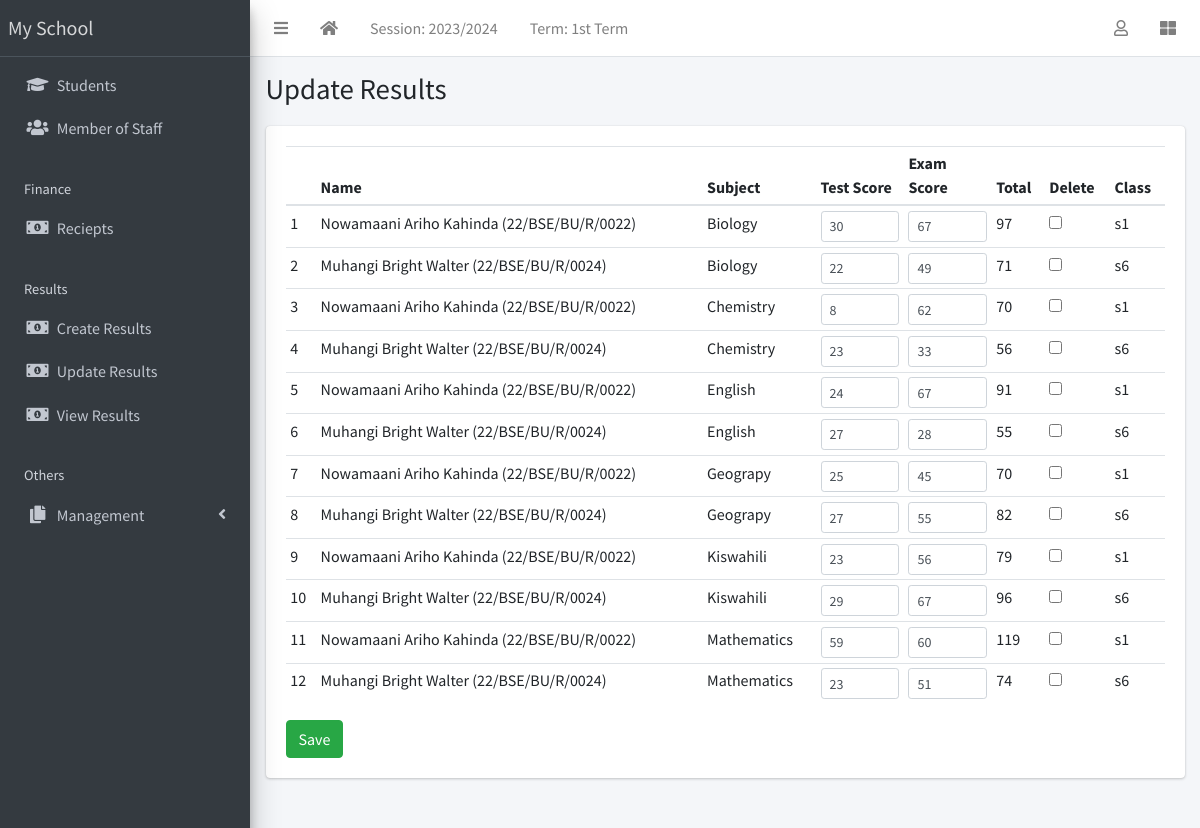
Screenshot of /result/edit-results/ (signed in) with the database file from the repository.
### apps/corecode/models.py (models this page shows, shortened)
class AcademicSession(models.Model):
    name = models.CharField(max_length=200, unique=True)
    current = models.BooleanField(default=True)
    class Meta:
        ordering = ["-name"]

class AcademicTerm(models.Model):
    name = models.CharField(max_length=20, unique=True)
    current = models.BooleanField(default=True)
    class Meta:
        ordering = ["name"]

class SiteConfig(models.Model):
    key = models.SlugField()
    value = models.CharField(max_length=200)

class Subject(models.Model):
    name = models.CharField(max_length=200, unique=True)
    class Meta:
        ordering = ["name"]
    def __str__(self):
        return self.name

class StudentClass(models.Model):
    name = models.CharField(max_length=200, unique=True)
    class Meta:
        verbose_name = "Class"
        verbose_name_plural = "Classes"
        ordering = ["name"]
    def __str__(self):
        return self.name

### apps/result/models.py (models this page shows, shortened)
class Result(models.Model):
    student = models.ForeignKey(Student, on_delete=models.CASCADE)
    session = models.ForeignKey(AcademicSession, on_delete=models.CASCADE)
    term = models.ForeignKey(AcademicTerm, on_delete=models.CASCADE)
    current_class = models.ForeignKey(StudentClass, on_delete=models.CASCADE)
    subject = models.ForeignKey(Subject, on_delete=models.CASCADE)
    test_score = models.IntegerField(default=0)
    exam_score = models.IntegerField(default=0)
    class Meta:
        ordering = ["subject"]
    def total_score(self):
        return self.test_score + self.exam_score

### apps/students/models.py (models this page shows, shortened)
class Student(models.Model):
    STATUS_CHOICES = [("active", "Active"), ("inactive", "Inactive")]
    GENDER_CHOICES = [("male", "Male"), ("female", "Female")]
    current_status = models.CharField(
        max_length=10, choices=STATUS_CHOICES, default="active"
    )
    registration_number = models.CharField(max_length=200, unique=True)
    surname = models.CharField(max_length=200)
    firstname = models.CharField(max_length=200)
    other_name = models.CharField(max_length=200, blank=True)
    gender = models.CharField(max_length=10, choices=GENDER_CHOICES, default="male")
    date_of_birth = models.DateField(default=timezone.now)
    current_class = models.ForeignKey(
        StudentClass, on_delete=models.SET_NULL, blank=True, null=True
    )
    date_of_admission = models.DateField(default=timezone.now)
    mobile_num_regex = RegexValidator(
        regex="^[0-9]{10,15}$", message="Entered mobile number isn't in a right format!"
    )
    parent_mobile_number = models.CharField(
        validators=[mobile_num_regex], max_length=13, blank=True
    )
    address = models.TextField(blank=True)
    others = models.TextField(blank=True)
    passport = models.ImageField(blank=True, upload_to="students/passports/")
    class Meta:
        ordering = ["surname", "firstname", "other_name"]
    def __str__(self):
        return f"{self.surname} {self.firstname} {self.other_name} ({self.registration_number})"

### apps/result/views.py (the view)
# urls.py: path("edit-results/", edit_results, name="edit-results"),
@login_required
def edit_results(request):
    if request.method == "POST":
        form = EditResults(request.POST)
        if form.is_valid():
            form.save()
            messages.success(request, "Results successfully updated")
            return redirect("edit-results")
    else:
        results = Result.objects.filter(
            session=request.current_session, term=request.current_term
        )
        form = EditResults(queryset=results)
    return render(request, "result/edit_results.html", {"formset": form})

### apps/corecode/context_processors.py (called while the page is built)
def site_defaults(request):
    current_session = AcademicSession.objects.get(current=True)
    current_term = AcademicTerm.objects.get(current=True)
    vals = SiteConfig.objects.all()
    contexts = {
        "current_session": current_session.name,
        "current_term": current_term.name,
    }
    for val in vals:
        contexts[val.key] = val.value
    return contexts

### apps/result/templates/result/edit_results.html (shortened to what this page needs)
{% extends 'base.html' %}
{% load widget_tweaks %}
{% block title %}
Update Results
{% endblock title %}
{% block content %}
<form method="POST">
  <table id="studenttable" class="table table-sm">
    <thead>
      <tr>
        <th></th>
        <th>Name</th>
        <th>Subject</th>
        <th>Test Score</th>
        <th>Exam Score</th>
        <th>Total</th>
        <th>Delete</th>
        <th>Class</th>
      </tr>
    </thead>
    <tbody>
      {% for form in formset %}
        <tr>
          <td>{{forloop.counter }}</td>
          <td>{{form.instance.student }}</td>
          <td>{{form.instance.subject}}</td>
          <td style="width: 10%;">{{form.test_score | add_class:"form-control form-control-sm"}}</td>
          <td style="width: 10%;">{{form.exam_score | add_class:"form-control form-control-sm"}}</td>
          <td>{{form.instance.total_score}}</td>
          <td>{{form.DELETE}}</td>
          <td>{{form.instance.current_class}}</td>
        </tr>
      {% endfor %}
    </tbody>
  </table>
  <input type="submit" class="btn btn-success" value="Save">
  </form>
{% endblock content %}

### templates/base.html (shortened to what this page needs)
{% load static %}
<!DOCTYPE html>
<html lang="en">
<head>
  <link rel="stylesheet" href="{% static 'plugins/fontawesome-free/css/all.min.css' %}">
  <link rel="stylesheet" href="{% static 'plugins/toastr/toastr.min.css' %}">
  <link rel="stylesheet"
    href="{% static 'plugins/overlayScrollbars/css/OverlayScrollbars.min.css' %}">
  <link rel="stylesheet" href="{% static 'plugins/Datatables/datatables.min.css' %}" />
  <link rel="stylesheet" href="{% static 'dist/css/adminlte.min.css' %}">
</head>
<body
  class="hold-transition sidebar-mini layout-fixed layout-navbar-fixed layout-footer-fixed">
  <div class="wrapper">
    <nav class="main-header navbar navbar-expand navbar-white navbar-light">
      <ul class="navbar-nav">
        <li class="nav-item">
          <a class="nav-link" data-widget="pushmenu" href="#" role="button"><i
              class="fas fa-bars"></i></a>
        </li>
        <li class="nav-item d-none d-sm-inline-block">
          <a href="{% url 'home' %} " class="nav-link"><i class="fa fa-home"></i></a>
        </li>
        <li class="nav-item d-none d-sm-inline-block">
          <a href="{% url 'current-session' %}" class="nav-link">Session: {{ current_session }}</a>
        </li>
        <li class="nav-item d-none d-sm-inline-block">
          <a href="{% url 'current-session' %}" class="nav-link">Term: {{ current_term }}</a>
        </li>
      </ul>
      <ul class="navbar-nav ml-auto">
        <li class="nav-item dropdown">
          <a class="nav-link" data-toggle="dropdown" href="#">
            <i class="far fa-user"></i>
          </a>
        </li>
        <li class="nav-item">
          <a class="nav-link" data-widget="control-sidebar" data-slide="true"
            href="#" role="button"><i class="fas fa-th-large"></i></a>
        </li>
      </ul>
    </nav>
    <aside class="main-sidebar sidebar-dark-primary elevation-4">
      <a href="{% url 'home' %}" class="brand-link">{{ school_name | default:"MySchool" }}</a>
      <div class="sidebar">
        <nav class="mt-2">
          <ul class="nav nav-pills nav-sidebar flex-column"
            data-widget="treeview" role="menu" data-accordion="false">
            <li class="nav-item">
              <a href="{% url 'student-list' %}" class="nav-link">
                <i class="nav-icon fas fa-graduation-cap"></i>
                <p>
                  Students
                </p>
              </a>
            </li>
            <li class="nav-item">
              <a href="{% url 'staff-list' %}" class="nav-link">
                <i class="nav-icon fas fa-users"></i>
                <p>
                  Member of Staff
                </p>
              </a>
            </li>
            <li class="nav-header">Finance</li>
            <li class="nav-item">
              <a href="{% url 'invoice-list' %}" class="nav-link">
                <i class="nav-icon fas fa-money-bill-alt"></i>
                <p>
                  Reciepts
                </p>
              </a>
            </li>
            <li class="nav-header">Results</li>
            <li class="nav-item">
              <a href="{% url 'create-result' %}" class="nav-link">
                <i class="nav-icon fas fa-money-bill-alt"></i>
                <p>
                  Create Results
                </p>
              </a>
            </li>
            <li class="nav-item">
              <a href="{% url 'edit-results' %}" class="nav-link">
                <i class="nav-icon fas fa-money-bill-alt"></i>
                <p>
                  Update Results
                </p>
              </a>
            </li>
            <li class="nav-item">
              <a href="{% url 'view-results' %}" class="nav-link">
                <i class="nav-icon fas fa-money-bill-alt"></i>
                <p>
                  View Results
                </p>
              </a>
            </li>
            <li class="nav-header">Others</li>
            <li class="nav-item has-treeview">
              <a href="#" class="nav-link">
                <i class="nav-icon fas fa-copy"></i>
                <p>
                  Management
                  <i class="fas fa-angle-left right"></i>
                </p>
              </a>
            </li>
          </ul>
        </nav>
      </div>
    </aside>
    <div class="content-wrapper">
      <section class="content-header">
        <div class="container-fluid">
          <div class="row mb-1">
            <div class="col-sm-8">
              <h1>{% block title %}{% endblock title %}</h1>
            </div>
            <div class="col-sm-4">
            </div>
          </div>
        </div>
      </section>
      <section class="content">
        <div class="container-fluid">
          <div class="row">
            <div class="col-md-12">
              {% block fullcard %}
              <div class="card">
                <div class="card-body">
                  <div class="row">
                    <div class="col">
                      {% block content %}
                      {% endblock content %}
                    </div>
                  </div>
                </div>
              </div>
              {% endblock fullcard %}
            </div>
          </div>
        </div>
      </section>
    </div>
  </div>
</body>
</html>

### rows the page displays
AcademicSession: name "2023/2024"
AcademicTerm: name "1st Term"
SiteConfig: value "My School"
Result: instance.student "Nowamaani Ariho Kahinda (22/BSE/BU/R/0022)", instance.subject "Biology", instance.total_score "97", instance.current_class "s1"
Result: instance.student "Muhangi Bright Walter (22/BSE/BU/R/0024)", instance.subject "Biology", instance.total_score "71", instance.current_class "s6"
Result: instance.student "Nowamaani Ariho Kahinda (22/BSE/BU/R/0022)", instance.subject "Chemistry", instance.total_score "70", instance.current_class "s1"
Result: instance.student "Muhangi Bright Walter (22/BSE/BU/R/0024)", instance.subject "Chemistry", instance.total_score "56", instance.current_class "s6"
Result: instance.student "Nowamaani Ariho Kahinda (22/BSE/BU/R/0022)", instance.subject "English", instance.total_score "91", instance.current_class "s1"
Result: instance.student "Muhangi Bright Walter (22/BSE/BU/R/0024)", instance.subject "English", instance.total_score "55", instance.current_class "s6"
Result: instance.student "Nowamaani Ariho Kahinda (22/BSE/BU/R/0022)", instance.subject "Geograpy", instance.total_score "70", instance.current_class "s1"
Result: instance.student "Muhangi Bright Walter (22/BSE/BU/R/0024)", instance.subject "Geograpy", instance.total_score "82", instance.current_class "s6"
Result: instance.student "Nowamaani Ariho Kahinda (22/BSE/BU/R/0022)", instance.subject "Kiswahili", instance.total_score "79", instance.current_class "s1"
Result: instance.student "Muhangi Bright Walter (22/BSE/BU/R/0024)", instance.subject "Kiswahili", instance.total_score "96", instance.current_class "s6"
Result: instance.student "Nowamaani Ariho Kahinda (22/BSE/BU/R/0022)", instance.subject "Mathematics", instance.total_score "119", instance.current_class "s1"
Result: instance.student "Muhangi Bright Walter (22/BSE/BU/R/0024)", instance.subject "Mathematics", instance.total_score "74", instance.current_class "s6"
